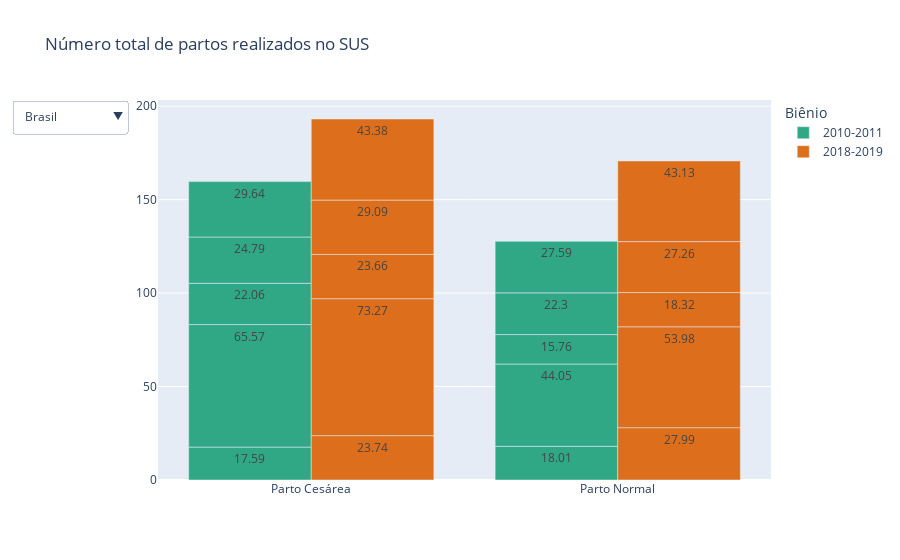

The notebook cell saved with this chart:
### Markdown cell above
### Região

### Code cell
df_critic_regiao = critic(
  select_and_group(df_proc_bienio, df_locs, cols_critic),
  critic_level=1)
fig_critic_regiao = fig_count_partos(df_critic_regiao)
fig_critic_regiao.show()

### Figure 1 — Plotly figure (JSON) as saved in the notebook; plotly's stock layout.template omitted (floating-point values rounded to 4 significant figures)
{"data": [{"marker": {"color": "#31A885"}, "name": "2010-2011", "text": [17.59, 18.01, 65.57, 44.05, 22.06, 15.76, 24.79, 22.3, 29.64, 27.59], "textposition": "auto", "type": "bar", "x": ["Parto Cesárea", "Parto Normal", "Parto Cesárea", "Parto Normal", "Parto Cesárea", "Parto Normal", "Parto Cesárea", "Parto Normal", "Parto Cesárea", "Parto Normal"], "y": [17.59, 18.01, 65.57, 44.05, 22.06, 15.76, 24.79, 22.3, 29.64, 27.59]}, {"marker": {"color": "#DD6F1C"}, "name": "2018-2019", "text": [23.74, 27.99, 73.27, 53.98, 23.66, 18.32, 29.09, 27.26, 43.38, 43.13], "textposition": "auto", "type": "bar", "x": ["Parto Cesárea", "Parto Normal", "Parto Cesárea", "Parto Normal", "Parto Cesárea", "Parto Normal", "Parto Cesárea", "Parto Normal", "Parto Cesárea", "Parto Normal"], "y": [23.74, 27.99, 73.27, 53.98, 23.66, 18.32, 29.09, 27.26, 43.38, 43.13]}], "layout": {"legend": {"title": {"text": "Biênio"}}, "title": {"text": "Número total de partos realizados no SUS"}, "updatemenus": [{"buttons": [{"args": [{"y": [[17.59, 18.01, 65.57, 44.05, 22.06, 15.76, 24.79, 22.3, 29.64, 27.59], [23.74, 27.99, 73.27, 53.98, 23.66, 18.32, 29.09, 27.26, 43.38, 43.13]]}], "label": "Brasil", "method": "update"}, {"args": [{"y": [[17.59, 18.01], [23.74, 27.99]]}], "label": "Centro-Oeste", "method": "update"}, {"args": [{"y": [[65.57, 44.05], [73.27, 53.98]]}], "label": "Nordeste", "method": "update"}, {"args": [{"y": [[22.06, 15.76], [23.66, 18.32]]}], "label": "Norte", "method": "update"}, {"args": [{"y": [[24.79, 22.3], [29.09, 27.26]]}], "label": "Sudeste", "method": "update"}, {"args": [{"y": [[29.64, 27.59], [43.38, 43.13]]}], "label": "Sul", "method": "update"}], "direction": "down", "showactive": true}]}}
